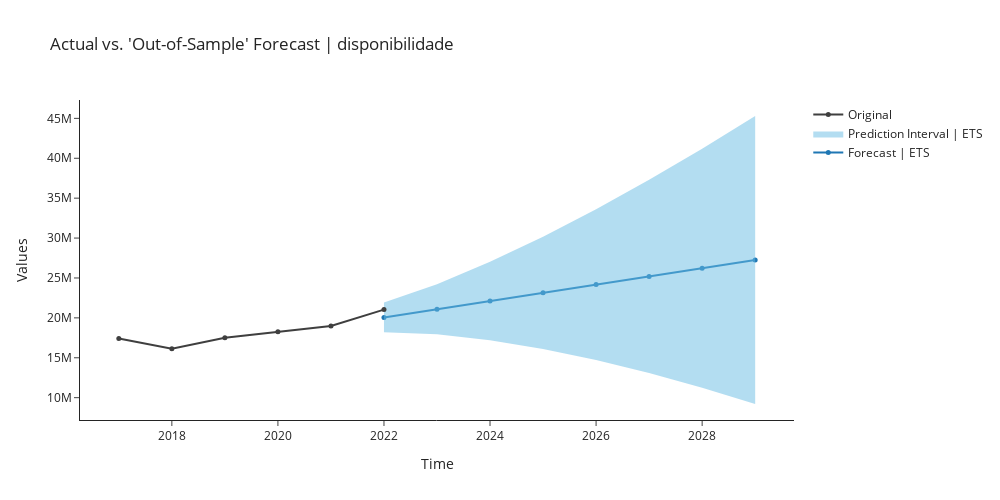

The notebook cell saved with this chart:
### Code cell
ets = exp.create_model('ets')
exp.plot_model(plot = 'decomp', 
               data_kwargs = {'type' : 'multiplicative'},
               fig_kwargs = {"height":500,"width":1000,"template": "simple_white","hoverinfo":"none","big_data_threshold":10})
exp.plot_model(estimator = ets, 
               plot = 'forecast', 
               data_kwargs = {'fh' : 8},
               fig_kwargs = {"height":500,"width":1000,"template": "simple_white","hoverinfo":"none","big_data_threshold":10})
exp.predict_model(theta, fh = 9)

### Figure 1 — Plotly figure (JSON) as saved in the notebook; plotly's stock layout.template omitted (floating-point values rounded to 4 significant figures)
{"data": [{"line": {"color": "#1f77b4"}, "marker": {"size": 5}, "mode": "lines+markers", "name": "Forecast | ETS", "showlegend": true, "type": "scatter", "x": [2022, 2023, 2024, 2025, 2026, 2027, 2028, 2029], "y": [20060000.0, 21090000.0, 22120000.0, 23140000.0, 24170000.0, 25200000.0, 26220000.0, 27250000.0]}, {"line": {"width": 0}, "marker": {"color": "#68BBE3"}, "mode": "lines", "name": "Lower Interval", "showlegend": false, "type": "scatter", "x": [2022, 2023, 2024, 2025, 2026, 2027, 2028, 2029], "y": [18200000.0, 17950000.0, 17210000.0, 16110000.0, 14730000.0, 13100000.0, 11260000.0, 9207000.0]}, {"fill": "tonexty", "fillcolor": "rgba(104,187,227,0.5)", "line": {"width": 0}, "marker": {"color": "#68BBE3"}, "mode": "lines", "name": "Prediction Interval | ETS", "showlegend": true, "type": "scatter", "x": [2022, 2023, 2024, 2025, 2026, 2027, 2028, 2029], "y": [21920000.0, 24220000.0, 27030000.0, 30180000.0, 33610000.0, 37290000.0, 41190000.0, 45300000.0]}, {"marker": {"color": "#3f3f3f", "size": 5}, "mode": "lines+markers", "name": "Original", "showlegend": true, "type": "scatter", "x": [2017, 2018, 2019, 2020, 2021, 2022], "y": [17427206, 16126368, 17515920, 18258981, 18984300, 21037669]}], "layout": {"autosize": false, "height": 500, "showlegend": true, "title": {"text": "Actual vs. 'Out-of-Sample' Forecast | disponibilidade"}, "width": 1000, "xaxis": {"title": {"text": "Time"}}, "yaxis": {"title": {"text": "Values"}}}}
